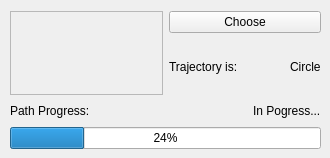
         <widget class="QWidget" name="tab_6">
          <attribute name="title">
           <string>Trajectory</string>
          </attribute>
          <widget class="QWidget" name="layoutWidget">
           <property name="geometry">
            <rect>
             <x>10</x>
             <y>11</y>
             <width>311</width>
             <height>138</height>
            </rect>
           </property>
           <layout class="QVBoxLayout" name="verticalLayout_13">
            <item>
             <layout class="QHBoxLayout" name="horizontalLayout_7">
              <item>
               <widget class="QScrollArea" name="scrollArea">
                <property name="widgetResizable">
                 <bool>true</bool>
                </property>
                <widget class="QWidget" name="scrollAreaWidgetContents">
                 <property name="geometry">
                  <rect>
                   <x>0</x>
                   <y>0</y>
                   <width>117</width>
                   <height>73</height>
                  </rect>
                 </property>
                </widget>
               </widget>
              </item>
              <item>
               <layout class="QVBoxLayout" name="verticalLayout_12">
                <item>
                 <widget class="QPushButton" name="pushButton_2">
                  <property name="text">
                   <string>Choose</string>
                  </property>
                 </widget>
                </item>
                <item>
                 <layout class="QHBoxLayout" name="horizontalLayout_6">
                  <item>
                   <widget class="QLabel" name="label_14">
                    <property name="text">
                     <string>Trajectory is:</string>
                    </property>
                   </widget>
                  </item>
                  <item>
                   <spacer name="horizontalSpacer_5">
                    <property name="orientation">
                     <enum>Qt::Horizontal</enum>
                    </property>
                    <property name="sizeHint" stdset="0">
                     <size>
                      <width>40</width>
                      <height>20</height>
                     </size>
                    </property>
                   </spacer>
                  </item>
                  <item>
                   <widget class="QLabel" name="label_10">
                    <property name="text">
                     <string>Circle</string>
                    </property>
                   </widget>
                  </item>
                 </layout>
                </item>
               </layout>
              </item>
             </layout>
            </item>
            <item>
             <layout class="QHBoxLayout" name="horizontalLayout_8">
              <item>
               <widget class="QLabel" name="label_3">
                <property name="text">
                 <string>Path Progress:</string>
                </property>
               </widget>
              </item>
              <item>
               <spacer name="horizontalSpacer_6">
                <property name="orientation">
                 <enum>Qt::Horizontal</enum>
                </property>
                <property name="sizeHint" stdset="0">
                 <size>
                  <width>40</width>
                  <height>20</height>
                 </size>
                </property>
               </spacer>
              </item>
              <item>
               <widget class="QLabel" name="label_9">
                <property name="text">
                 <string>In Pogress...</string>
                </property>
               </widget>
              </item>
             </layout>
            </item>
            <item>
             <widget class="QProgressBar" name="progressBar">
              <property name="value">
               <number>24</number>
              </property>
             </widget>
            </item>
           </layout>
          </widget>
         </widget>
